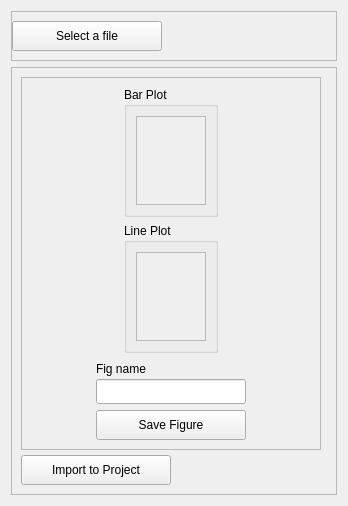
     <widget class="QWidget" name="Massbalance_Page">
      <attribute name="title">
       <string>Page</string>
      </attribute>
      <layout class="QGridLayout" name="gridLayout_10">
       <item row="0" column="0">
        <widget class="QFrame" name="frame_to_button_MB">
         <property name="sizePolicy">
          <sizepolicy hsizetype="Expanding" vsizetype="Preferred">
           <horstretch>0</horstretch>
           <verstretch>0</verstretch>
          </sizepolicy>
         </property>
         <property name="minimumSize">
          <size>
           <width>0</width>
           <height>50</height>
          </size>
         </property>
         <property name="maximumSize">
          <size>
           <width>16777215</width>
           <height>50</height>
          </size>
         </property>
         <property name="frameShape">
          <enum>QFrame::Shape::StyledPanel</enum>
         </property>
         <property name="frameShadow">
          <enum>QFrame::Shadow::Raised</enum>
         </property>
         <layout class="QVBoxLayout" name="verticalLayout_5">
          <property name="leftMargin">
           <number>0</number>
          </property>
          <item>
           <widget class="QPushButton" name="selectfile_button_MB">
            <property name="minimumSize">
             <size>
              <width>150</width>
              <height>30</height>
             </size>
            </property>
            <property name="maximumSize">
             <size>
              <width>150</width>
              <height>30</height>
             </size>
            </property>
            <property name="text">
             <string>Select a file</string>
            </property>
           </widget>
          </item>
         </layout>
        </widget>
       </item>
       <item row="1" column="0">
        <widget class="QFrame" name="main_frame_MB">
         <property name="sizePolicy">
          <sizepolicy hsizetype="Expanding" vsizetype="Expanding">
           <horstretch>0</horstretch>
           <verstretch>0</verstretch>
          </sizepolicy>
         </property>
         <property name="frameShape">
          <enum>QFrame::Shape::StyledPanel</enum>
         </property>
         <property name="frameShadow">
          <enum>QFrame::Shadow::Raised</enum>
         </property>
         <layout class="QGridLayout" name="gridLayout_8">
          <item row="0" column="0">
           <layout class="QVBoxLayout" name="VLayout_VarButton_MB">
            <property name="spacing">
             <number>0</number>
            </property>
            <item>
             <widget class="QFrame" name="frame_variables_MB">
              <property name="sizePolicy">
               <sizepolicy hsizetype="Preferred" vsizetype="Expanding">
                <horstretch>0</horstretch>
                <verstretch>0</verstretch>
               </sizepolicy>
              </property>
              <property name="minimumSize">
               <size>
                <width>300</width>
                <height>0</height>
               </size>
              </property>
              <property name="maximumSize">
               <size>
                <width>300</width>
                <height>16777215</height>
               </size>
              </property>
              <property name="frameShape">
               <enum>QFrame::Shape::StyledPanel</enum>
              </property>
              <property name="frameShadow">
               <enum>QFrame::Shadow::Raised</enum>
              </property>
              <layout class="QGridLayout" name="gridLayout_9">
               <item row="0" column="0">
                <layout class="QHBoxLayout" name="HLayout_barplot_MB">
                 <item>
                  <spacer name="horizontalSpacer_17">
                   <property name="orientation">
                    <enum>Qt::Orientation::Horizontal</enum>
                   </property>
                   <property name="sizeHint" stdset="0">
                    <size>
                     <width>20</width>
                     <height>20</height>
                    </size>
                   </property>
                  </spacer>
                 </item>
                 <item>
                  <widget class="QGroupBox" name="BarPlot_MB">
                   <property name="sizePolicy">
                    <sizepolicy hsizetype="Expanding" vsizetype="Preferred">
                     <horstretch>0</horstretch>
                     <verstretch>0</verstretch>
                    </sizepolicy>
                   </property>
                   <property name="minimumSize">
                    <size>
                     <width>0</width>
                     <height>130</height>
                    </size>
                   </property>
                   <property name="maximumSize">
                    <size>
                     <width>16777215</width>
                     <height>130</height>
                    </size>
                   </property>
                   <property name="title">
                    <string>Bar Plot</string>
                   </property>
                   <layout class="QGridLayout" name="gridLayout_11">
                    <item row="0" column="0">
                     <widget class="QScrollArea" name="scrollArea_BarPlot_MB">
                      <property name="widgetResizable">
                       <bool>true</bool>
                      </property>
                      <widget class="QWidget" name="scrollAreaWidgetContents_Barplot_MB">
                       <property name="geometry">
                        <rect>
                         <x>0</x>
                         <y>0</y>
                         <width>66</width>
                         <height>92</height>
                        </rect>
                       </property>
                      </widget>
                     </widget>
                    </item>
                   </layout>
                  </widget>
                 </item>
                 <item>
                  <spacer name="horizontalSpacer_18">
                   <property name="orientation">
                    <enum>Qt::Orientation::Horizontal</enum>
                   </property>
                   <property name="sizeHint" stdset="0">
                    <size>
                     <width>20</width>
                     <height>20</height>
                    </size>
                   </property>
                  </spacer>
                 </item>
                </layout>
               </item>
               <item row="1" column="0">
                <layout class="QHBoxLayout" name="HLayout_lineplot_MB">
                 <item>
                  <spacer name="horizontalSpacer_19">
                   <property name="orientation">
                    <enum>Qt::Orientation::Horizontal</enum>
                   </property>
                   <property name="sizeHint" stdset="0">
                    <size>
                     <width>20</width>
                     <height>20</height>
                    </size>
                   </property>
                  </spacer>
                 </item>
                 <item>
                  <widget class="QGroupBox" name="LinePlot_MB">
                   <property name="sizePolicy">
                    <sizepolicy hsizetype="Expanding" vsizetype="Preferred">
                     <horstretch>0</horstretch>
                     <verstretch>0</verstretch>
                    </sizepolicy>
                   </property>
                   <property name="minimumSize">
                    <size>
                     <width>0</width>
                     <height>130</height>
                    </size>
                   </property>
                   <property name="maximumSize">
                    <size>
                     <width>16777215</width>
                     <height>130</height>
                    </size>
                   </property>
                   <property name="title">
                    <string>Line Plot</string>
                   </property>
                   <layout class="QGridLayout" name="gridLayout_12">
                    <item row="0" column="0">
                     <widget class="QScrollArea" name="scrollArea_LinePlot_MB">
                      <property name="widgetResizable">
                       <bool>true</bool>
                      </property>
                      <widget class="QWidget" name="scrollAreaWidgetContents_LinePlot_MB">
                       <property name="geometry">
                        <rect>
                         <x>0</x>
                         <y>0</y>
                         <width>66</width>
                         <height>92</height>
                        </rect>
                       </property>
                      </widget>
                     </widget>
                    </item>
                   </layout>
                  </widget>
                 </item>
                 <item>
                  <spacer name="horizontalSpacer_20">
                   <property name="orientation">
                    <enum>Qt::Orientation::Horizontal</enum>
                   </property>
                   <property name="sizeHint" stdset="0">
                    <size>
                     <width>20</width>
                     <height>20</height>
                    </size>
                   </property>
                  </spacer>
                 </item>
                </layout>
               </item>
               <item row="2" column="0">
                <layout class="QVBoxLayout" name="VLayout_figsave_MB">
                 <item>
                  <layout class="QHBoxLayout" name="HLayout_figname_MB">
                   <item>
                    <spacer name="horizontalSpacer_21">
                     <property name="orientation">
                      <enum>Qt::Orientation::Horizontal</enum>
                     </property>
                     <property name="sizeHint" stdset="0">
                      <size>
                       <width>20</width>
                       <height>20</height>
                      </size>
                     </property>
                    </spacer>
                   </item>
                   <item>
                    <layout class="QVBoxLayout" name="VLayout_figname_label_MB">
                     <property name="spacing">
                      <number>0</number>
                     </property>
                     <item>
                      <widget class="QLabel" name="figname_label_MB">
                       <property name="minimumSize">
                        <size>
                         <width>0</width>
                         <height>20</height>
                        </size>
                       </property>
                       <property name="maximumSize">
                        <size>
                         <width>16777215</width>
                         <height>20</height>
                        </size>
                       </property>
                       <property name="text">
                        <string>Fig name</string>
                       </property>
                      </widget>
                     </item>
                     <item>
                      <widget class="QLineEdit" name="LineEdit_MB">
                       <property name="minimumSize">
                        <size>
                         <width>150</width>
                         <height>25</height>
                        </size>
                       </property>
                       <property name="maximumSize">
                        <size>
                         <width>150</width>
                         <height>25</height>
                        </size>
                       </property>
                      </widget>
                     </item>
                    </layout>
                   </item>
                   <item>
                    <spacer name="horizontalSpacer_22">
                     <property name="orientation">
                      <enum>Qt::Orientation::Horizontal</enum>
                     </property>
                     <property name="sizeHint" stdset="0">
                      <size>
                       <width>20</width>
                       <height>20</height>
                      </size>
                     </property>
                    </spacer>
                   </item>
                  </layout>
                 </item>
                 <item>
                  <layout class="QHBoxLayout" name="HLayout_savebutton_MB">
                   <item>
                    <spacer name="horizontalSpacer_23">
                     <property name="orientation">
                      <enum>Qt::Orientation::Horizontal</enum>
                     </property>
                     <property name="sizeHint" stdset="0">
                      <size>
                       <width>20</width>
                       <height>20</height>
                      </size>
                     </property>
                    </spacer>
                   </item>
                   <item>
                    <widget class="QPushButton" name="savebutton_MB">
                     <property name="minimumSize">
                      <size>
                       <width>150</width>
                       <height>30</height>
                      </size>
                     </property>
                     <property name="maximumSize">
                      <size>
                       <width>150</width>
                       <height>30</height>
                      </size>
                     </property>
                     <property name="text">
                      <string>Save Figure</string>
                     </property>
                    </widget>
                   </item>
                   <item>
                    <spacer name="horizontalSpacer_24">
                     <property name="orientation">
                      <enum>Qt::Orientation::Horizontal</enum>
                     </property>
                     <property name="sizeHint" stdset="0">
                      <size>
                       <width>20</width>
                       <height>20</height>
                      </size>
                     </property>
                    </spacer>
                   </item>
                  </layout>
                 </item>
                </layout>
               </item>
              </layout>
             </widget>
            </item>
            <item>
             <spacer name="verticalSpacer_MB">
              <property name="orientation">
               <enum>Qt::Orientation::Vertical</enum>
              </property>
              <property name="sizeType">
               <enum>QSizePolicy::Policy::Fixed</enum>
              </property>
              <property name="sizeHint" stdset="0">
               <size>
                <width>20</width>
                <height>5</height>
               </size>
              </property>
             </spacer>
            </item>
            <item>
             <widget class="QPushButton" name="import_button_MB">
              <property name="minimumSize">
               <size>
                <width>150</width>
                <height>30</height>
               </size>
              </property>
              <property name="maximumSize">
               <size>
                <width>150</width>
                <height>30</height>
               </size>
              </property>
              <property name="text">
               <string>Import to Project</string>
              </property>
             </widget>
            </item>
           </layout>
          </item>
          <item row="0" column="1">
           <widget class="QFrame" name="Fig_Frame_MB">
            <property name="sizePolicy">
             <sizepolicy hsizetype="Expanding" vsizetype="Expanding">
              <horstretch>0</horstretch>
              <verstretch>0</verstretch>
             </sizepolicy>
            </property>
            <property name="frameShape">
             <enum>QFrame::Shape::StyledPanel</enum>
            </property>
            <property name="frameShadow">
             <enum>QFrame::Shadow::Raised</enum>
            </property>
            <widget class="QLabel" name="label_3">
             <property name="geometry">
              <rect>
               <x>60</x>
               <y>190</y>
               <width>151</width>
               <height>51</height>
              </rect>
             </property>
             <property name="text">
              <string>Mass Balance</string>
             </property>
            </widget>
           </widget>
          </item>
         </layout>
        </widget>
       </item>
      </layout>
     </widget>
